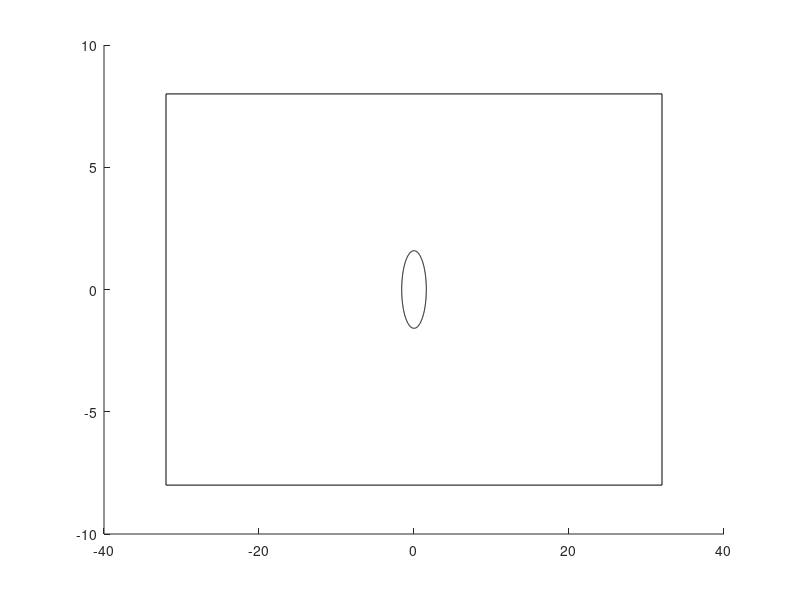

Recreate this plot in MATLAB.
function drawGreen(scale)
% draw circumference of open hole test (Green et al. 2007)
% arg: in plane scaling factor

if nargin<1
  scale = 1;
end

ll = 32 * scale;
bb = 8 * scale;
rr = 3.175/2 * scale;

lw = .5;

hold on

xs = [-ll ll ll -ll -ll];
ys = [-bb -bb bb bb -bb];
zs = ones(size(xs))*2.;
line(xs,ys,zs,'color','k','linewidth',lw);

ths=0:1:360;
xs=rr*cosd(ths);
ys=rr*sind(ths);
zs = ones(size(xs))*2.;
line(xs,ys,zs,'color','k','linewidth',lw);

